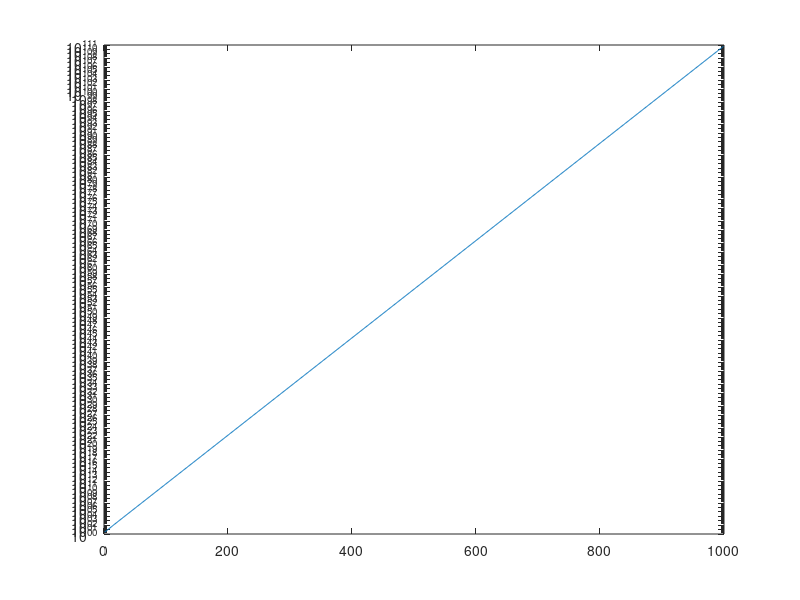

This figure's MATLAB source:
clear, clc

A = [2, -1, 0, 0, 0, 0, 0, 0, 0, 0;
    -1, 2, -1, 0, 0, 0, 0, 0, 0, 0;
    0, -1, 2, -1, 0, 0, 0, 0, 0, 0;
    0, 0, -1, 2, -1, 0, 0, 0, 0, 0;
    0, 0, 0, -1, 2, -1, 0, 0, 0, 0;
    0, 0, 0, 0, -1, 2, -1, 0, 0, 0;
    0, 0, 0, 0, 0, -1, 2, -1, 0, 0;
    0, 0, 0, 0, 0, 0, -1, 2, -1, 0;
    0, 0, 0, 0, 0, 0, 0, -1, 2, -1;
    0, 0, 0, 0, 0, 0, 0, 0, -1, 2];
b = [2; -2; 2; -1; 0; 0; 1; -2; 2; -2];
x_exact = [1; 0; 1; 0; 0; 0; 0; -1; 0; 1];
tmp = abs(max(x_exact));
x_1 = [0; 0; 0; 0; 0; 0; 0; 0; 0; 0];
x_2 = [1; 1; 1; 1; 1; 1; 1; 1; 1; 1];
L = tril(A, -1);
U = triu(A, 1);
D = diag(diag(A));

w=0.8;
S=(speye(10)+w*D\L)\(speye(10)-w*(D\U+speye(10)));
f=w*(speye(10)+w*D\L)\D\b;
count = [];
number = 1;

while abs(max(x_1 - x_2)) > 10^(- 15) & number <1000
    x_1 = x_2;
    x_2 = S * x_1 + f;
    count(number) = abs(max(x_2 - x_exact)) / tmp;
    number = number + 1;
end

semilogy(count);
x = x_2
